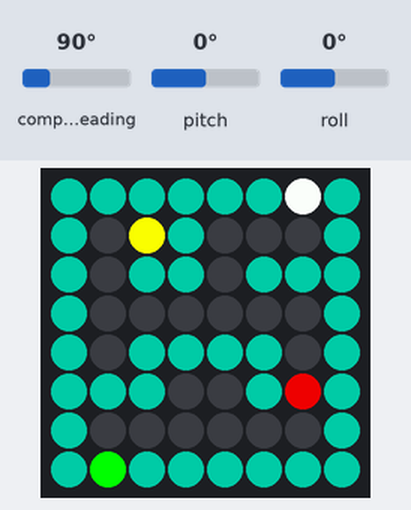
Bench run of a program on a simulated Raspberry Pi (BCM pin numbers) with a Sense HAT. Shown: the Sense HAT's 8×8 RGB LED matrix. The inputs (shaded band) are chosen by the test bench; at power-on: roll 0°, pitch 0°, compass heading 90°. The Sense HAT reports a negative pitch or roll as 360° plus the angle.

Above: at 1.2 s.
1.3 s: roll set to 45°
At 2.5 s:
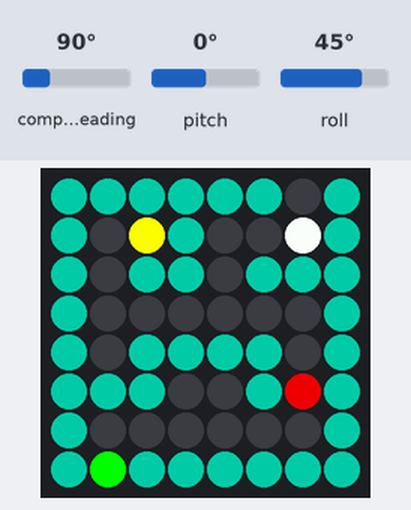
2.8 s: pitch set to 45°
At 3.6 s:
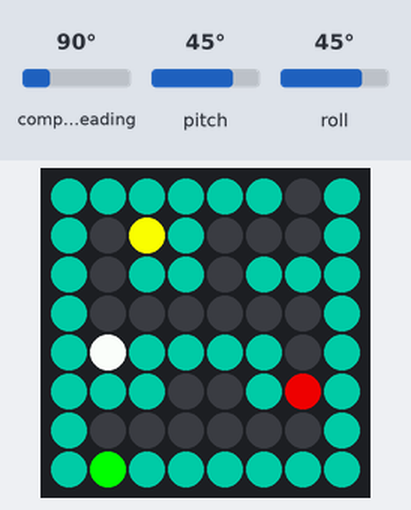
4.3 s: roll set to -86°
At 4.8 s:
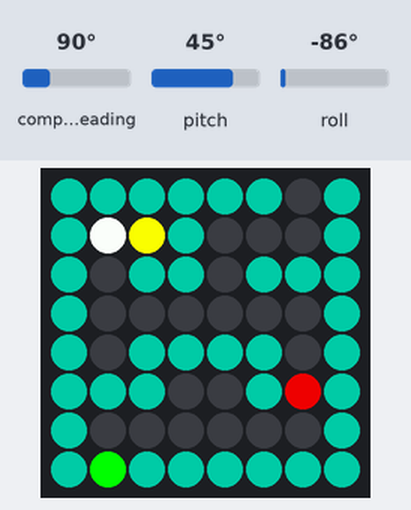
5.8 s: pitch set to -86°
At 7.1 s:
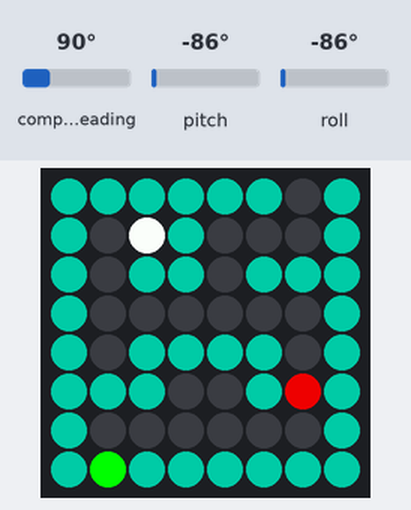
Timing chart, 0 to 8.3 s (numbered marks = the images above; inputs shaded):
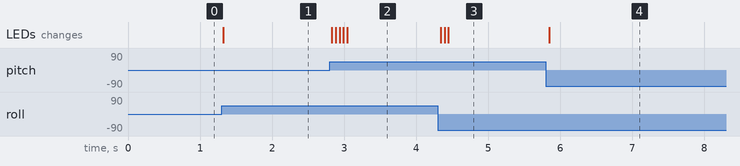

The program:

JT_G_Game.py
```python
from sense_hat import SenseHat
sense = SenseHat()
sense.clear()
from time import sleep

s = (0,0,0)
T = (255,255,0)
r = (204,0,0)
g = (0,254,0)
a = (0,110,90)
b = (0,0,0)
maze = [[a,a,a,a,a,a,s,a],
        [a,b,T,a,b,b,s,a],
        [a,b,a,a,b,a,a,a],
        [a,b,b,b,b,b,b,a],
        [a,b,a,a,a,a,b,a],
        [a,a,a,b,b,a,r,a],
        [a,b,b,b,b,b,b,a],
        [a,g,a,a,a,a,a,a]]

maze_non = [[a,a,a,a,a,a,b,a],
            [a,b,T,a,b,b,b,a],
            [a,b,a,a,b,a,a,a],
            [a,b,b,b,b,b,b,a],
            [a,b,a,a,a,a,b,a],
            [a,a,a,b,b,a,b,a],
            [a,b,b,b,b,b,b,a],
            [a,g,a,a,a,a,a,a]]

game_over = False
w = (254,254,254)
x = 6
y = 0

def check_wall(x,y,new_x,new_y):
    if maze[new_y][new_x] != a:
        return new_x, new_y
    elif maze[new_y][x] != a:
        return x, new_y
    elif maze[y][new_x] != a:
        return new_x, y
    else:
        return x,y

def check_gate(x,y,new_x,new_y):
    if maze[new_y][new_x] != r:
        return new_x, new_y
    elif maze[new_y][x] != r:
        return x, new_y
    elif maze[y][new_x] != r:
        return new_x, y
    else:
        return x,y

def move_marble(pitch, roll, x, y):
    new_x = x
    new_y = y
    if 1 < pitch < 179 and x != 0:
            new_x -= 1
    elif 181 < pitch < 359 and x != 7:
            new_x += 1
    if 1 < roll < 179 and y != 7:
        new_y += 1
    elif 359 > roll > 179 and y != 0:
        new_y -= 1
    new_x, new_y = check_wall(x,y,new_x, new_y)
    new_x, new_y = check_gate(x,y,new_x, new_y)
    return new_x, new_y

most_recent_maze = maze

while game_over == False:
    o = sense.get_orientation()
    pitch = o["pitch"]
    roll = o["roll"]
    x,y = move_marble(pitch,roll,x,y)
    if maze[y][x] == g:
        sense.show_message("YOU GOT THIS VICTORY ROYALE")
        game_over = True
    maze[y][x] = w
    if maze[y][x] == T:
        most_recent_maze = maze_non
        sense.set_pixels(sum(most_recent,[]))
    sense.set_pixels(sum(most_recent_maze,[]))
    sleep(0.05)
    maze[y][x] = b
```

Measured:
- after the input at 1.3 s, the LEDs: change at once (image 1)
- after the input at 2.8 s, the LEDs: first change at once (image 2 shows a later state)
- after the input at 4.3 s, the LEDs: first change at once (image 3 shows a later state)
- after the input at 5.8 s, the LEDs: change after 0.05 s (image 4)
